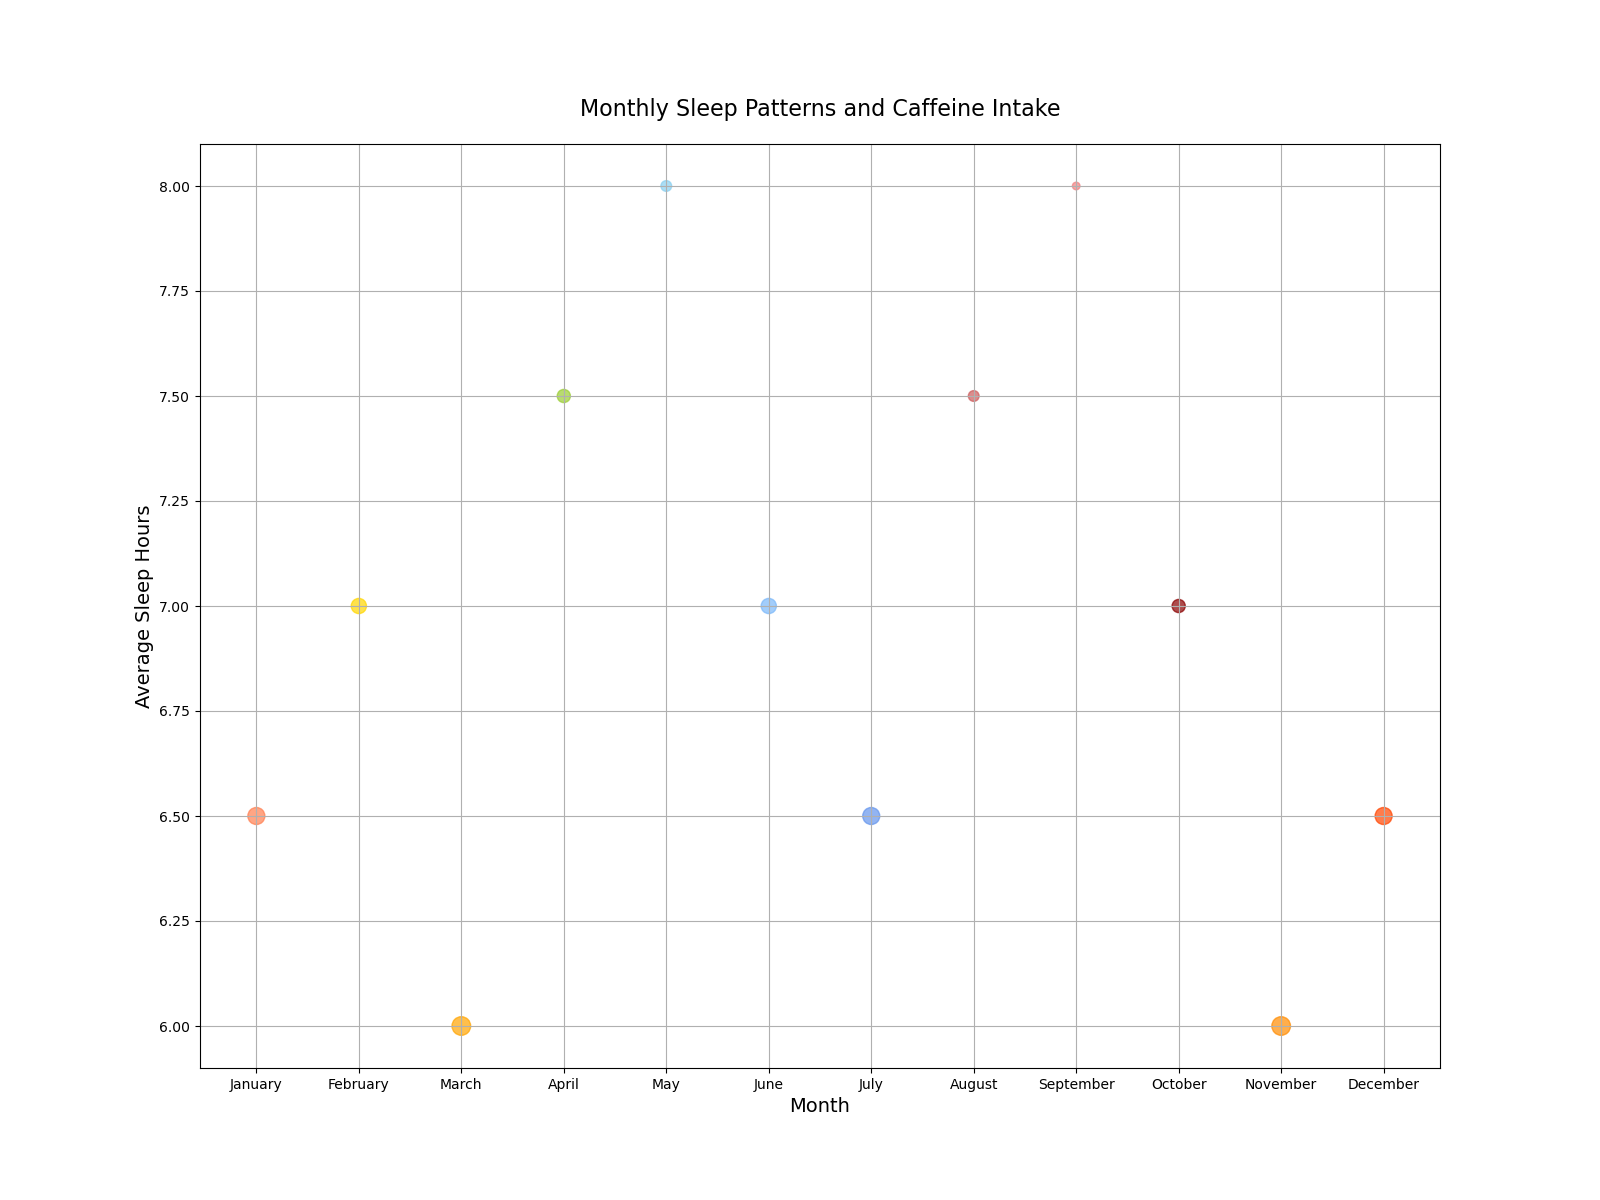

Here is the Python script that generated this plot:

import matplotlib.pyplot as plt

# Data for scatterplot
months = ["January", "February", "March", "April", "May", "June",
          "July", "August", "September", "October", "November", "December"]
average_sleep_hours = [6.5, 7, 6, 7.5, 8, 7, 6.5, 7.5, 8, 7, 6, 6.5]
daily_caffeine_intake_mg = [200, 180, 210, 160, 150, 170, 220, 140, 130, 200, 230, 210]
stress_level = [5, 4, 6, 3, 2, 4, 5, 2, 1, 3, 6, 5]

# Size of each point will be proportional to the stress level
sizes = [stress * 30 for stress in stress_level]

# Different colors for different caffeine intake levels
colors = ['#FF7F50', '#FFD700', '#FFA500', '#9ACD32', '#89CFF0', '#7BB8FA',
          '#6495ED', '#CD5C5C', '#F08080', '#8B0000', '#FF8C00', '#FF4500']

# Create scatterplot
plt.figure(figsize=(16, 12))  # increase the width and height of the chart
plt.scatter(months, average_sleep_hours, s=sizes, c=colors, alpha=0.7)

# Chart details
plt.title('Monthly Sleep Patterns and Caffeine Intake', fontsize=16, pad=20)
plt.xlabel('Month', fontsize=14)
plt.ylabel('Average Sleep Hours', fontsize=14)
plt.grid(True)

# Show the chart
plt.show()
